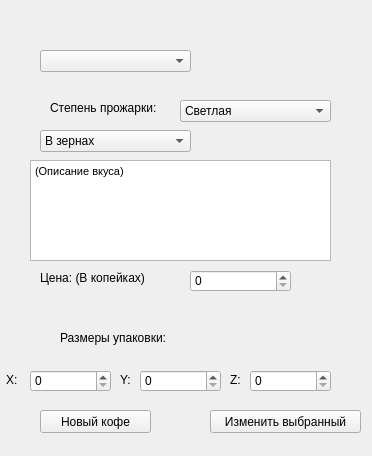
<?xml version="1.0" encoding="UTF-8"?>
<ui version="4.0">
 <class>Form</class>
 <widget class="QWidget" name="Form">
  <property name="windowModality">
   <enum>Qt::WindowModal</enum>
  </property>
  <property name="geometry">
   <rect>
    <x>0</x>
    <y>0</y>
    <width>372</width>
    <height>456</height>
   </rect>
  </property>
  <property name="windowTitle">
   <string>Form</string>
  </property>
  <widget class="QLabel" name="label_2">
   <property name="geometry">
    <rect>
     <x>50</x>
     <y>100</y>
     <width>111</width>
     <height>16</height>
    </rect>
   </property>
   <property name="text">
    <string>Степень прожарки:</string>
   </property>
  </widget>
  <widget class="QPushButton" name="pushButton">
   <property name="geometry">
    <rect>
     <x>210</x>
     <y>410</y>
     <width>151</width>
     <height>23</height>
    </rect>
   </property>
   <property name="text">
    <string>Изменить выбранный</string>
   </property>
  </widget>
  <widget class="QComboBox" name="comboBox">
   <property name="geometry">
    <rect>
     <x>40</x>
     <y>50</y>
     <width>151</width>
     <height>22</height>
    </rect>
   </property>
  </widget>
  <widget class="QLabel" name="label_9">
   <property name="geometry">
    <rect>
     <x>60</x>
     <y>330</y>
     <width>131</width>
     <height>16</height>
    </rect>
   </property>
   <property name="text">
    <string>Размеры упаковки:</string>
   </property>
  </widget>
  <widget class="QSpinBox" name="spinBox">
   <property name="geometry">
    <rect>
     <x>30</x>
     <y>370</y>
     <width>81</width>
     <height>22</height>
    </rect>
   </property>
  </widget>
  <widget class="QSpinBox" name="spinBox_2">
   <property name="geometry">
    <rect>
     <x>190</x>
     <y>270</y>
     <width>101</width>
     <height>22</height>
    </rect>
   </property>
  </widget>
  <widget class="QLabel" name="label_10">
   <property name="geometry">
    <rect>
     <x>40</x>
     <y>270</y>
     <width>131</width>
     <height>16</height>
    </rect>
   </property>
   <property name="text">
    <string>Цена: (В копейках)</string>
   </property>
  </widget>
  <widget class="QSpinBox" name="spinBox_3">
   <property name="geometry">
    <rect>
     <x>140</x>
     <y>370</y>
     <width>81</width>
     <height>22</height>
    </rect>
   </property>
  </widget>
  <widget class="QSpinBox" name="spinBox_4">
   <property name="geometry">
    <rect>
     <x>250</x>
     <y>370</y>
     <width>81</width>
     <height>22</height>
    </rect>
   </property>
  </widget>
  <widget class="QLabel" name="label_11">
   <property name="geometry">
    <rect>
     <x>6</x>
     <y>370</y>
     <width>20</width>
     <height>20</height>
    </rect>
   </property>
   <property name="text">
    <string>X:</string>
   </property>
  </widget>
  <widget class="QLabel" name="label_12">
   <property name="geometry">
    <rect>
     <x>120</x>
     <y>370</y>
     <width>20</width>
     <height>20</height>
    </rect>
   </property>
   <property name="text">
    <string>Y:</string>
   </property>
  </widget>
  <widget class="QLabel" name="label_13">
   <property name="geometry">
    <rect>
     <x>230</x>
     <y>370</y>
     <width>20</width>
     <height>20</height>
    </rect>
   </property>
   <property name="text">
    <string>Z:</string>
   </property>
  </widget>
  <widget class="QPushButton" name="pushButton_2">
   <property name="geometry">
    <rect>
     <x>40</x>
     <y>410</y>
     <width>111</width>
     <height>23</height>
    </rect>
   </property>
   <property name="text">
    <string>Новый кофе</string>
   </property>
  </widget>
  <widget class="QTextEdit" name="textEdit">
   <property name="geometry">
    <rect>
     <x>30</x>
     <y>160</y>
     <width>301</width>
     <height>101</height>
    </rect>
   </property>
   <property name="html">
    <string>&lt;!DOCTYPE HTML PUBLIC &quot;-//W3C//DTD HTML 4.0//EN&quot; &quot;http://www.w3.org/TR/REC-html40/strict.dtd&quot;&gt;
&lt;html&gt;&lt;head&gt;&lt;meta name=&quot;qrichtext&quot; content=&quot;1&quot; /&gt;&lt;style type=&quot;text/css&quot;&gt;
p, li { white-space: pre-wrap; }
&lt;/style&gt;&lt;/head&gt;&lt;body style=&quot; font-family:'MS Shell Dlg 2'; font-size:8.25pt; font-weight:400; font-style:normal;&quot;&gt;
&lt;p style=&quot; margin-top:0px; margin-bottom:0px; margin-left:0px; margin-right:0px; -qt-block-indent:0; text-indent:0px;&quot;&gt;(Описание вкуса)&lt;/p&gt;&lt;/body&gt;&lt;/html&gt;</string>
   </property>
  </widget>
  <widget class="QComboBox" name="comboBox_2">
   <property name="geometry">
    <rect>
     <x>180</x>
     <y>100</y>
     <width>151</width>
     <height>22</height>
    </rect>
   </property>
   <item>
    <property name="text">
     <string>Светлая</string>
    </property>
   </item>
   <item>
    <property name="text">
     <string>Средняя</string>
    </property>
   </item>
   <item>
    <property name="text">
     <string>Темная</string>
    </property>
   </item>
  </widget>
  <widget class="QComboBox" name="comboBox_3">
   <property name="geometry">
    <rect>
     <x>40</x>
     <y>130</y>
     <width>151</width>
     <height>22</height>
    </rect>
   </property>
   <item>
    <property name="text">
     <string>В зернах</string>
    </property>
   </item>
   <item>
    <property name="text">
     <string>Молотый</string>
    </property>
   </item>
  </widget>
 </widget>
 <resources/>
 <connections/>
</ui>
